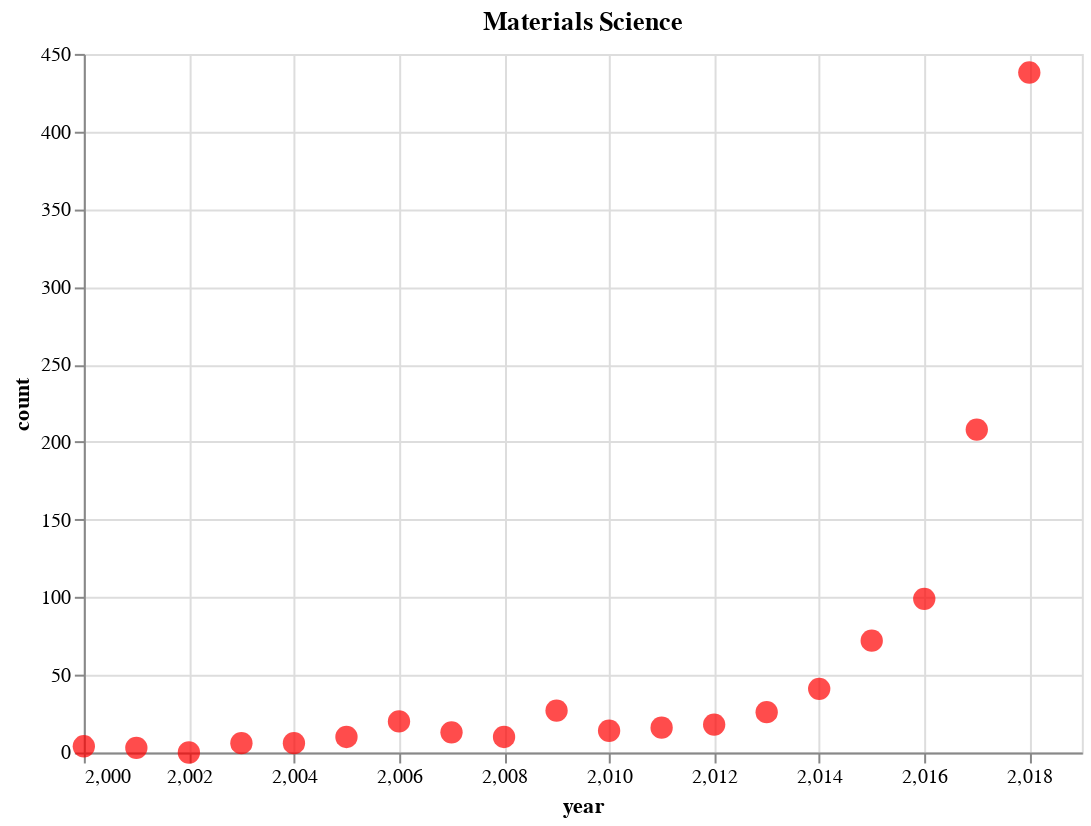

Notebook cell for this chart:
### Markdown cell above
## Individual

### Code cell
charts[0]

### Figure 1 — Vega-Lite specification as saved in the notebook (floating-point values rounded to 4 significant figures)
{"$schema": "https://vega.github.io/schema/vega-lite/v2.4.1.json", "config": {"view": {"height": 300, "width": 400}}, "data": {"values": [{"count": 438, "year": 2018}, {"count": 208, "year": 2017}, {"count": 99, "year": 2016}, {"count": 72, "year": 2015}, {"count": 41, "year": 2014}, {"count": 26, "year": 2013}, {"count": 18, "year": 2012}, {"count": 16, "year": 2011}, {"count": 14, "year": 2010}, {"count": 27, "year": 2009}, {"count": 10, "year": 2008}, {"count": 13, "year": 2007}, {"count": 20, "year": 2006}, {"count": 10, "year": 2005}, {"count": 6, "year": 2004}, {"count": 6, "year": 2003}, {"count": 0, "year": 2002}, {"count": 3, "year": 2001}, {"count": 4, "year": 2000}]}, "encoding": {"x": {"field": "year", "scale": {"domain": [2000, 2019]}, "type": "quantitative"}, "y": {"field": "count", "type": "quantitative"}}, "height": 350, "mark": {"color": "red", "size": 125, "type": "circle"}, "title": "Materials Science", "width": 500}
